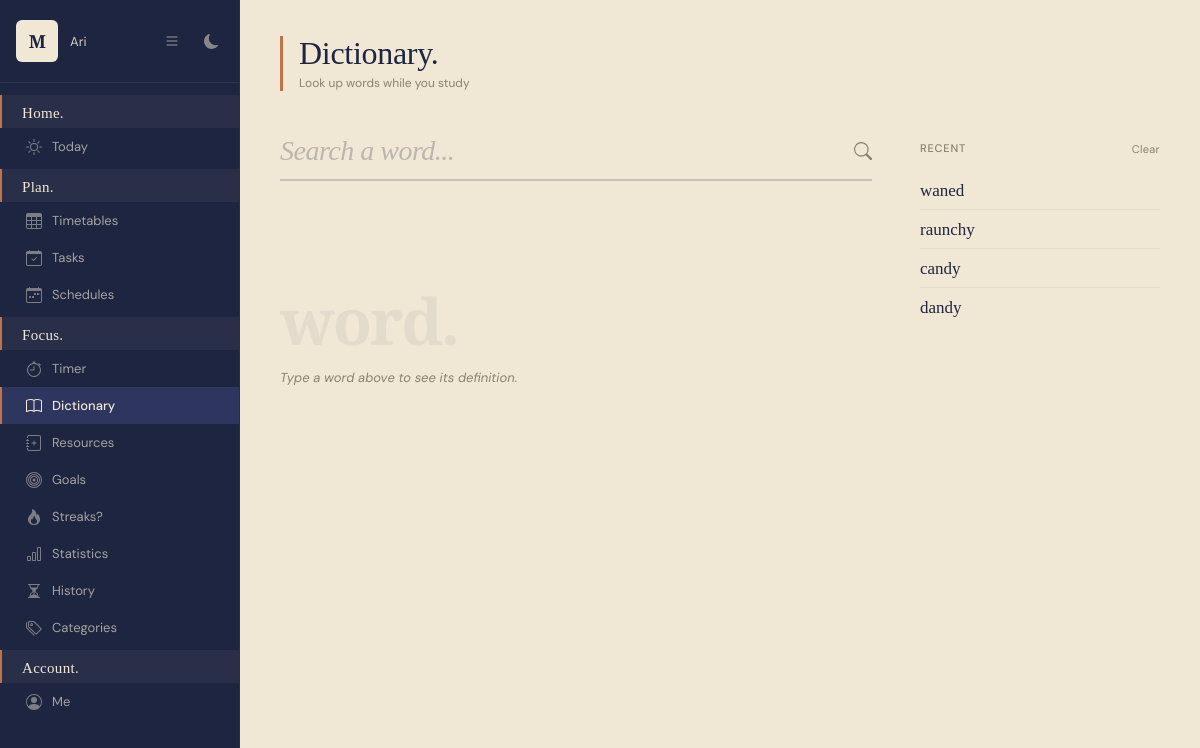
/study/dictionary/ (signed in), run on an earlier commit of the app's database.
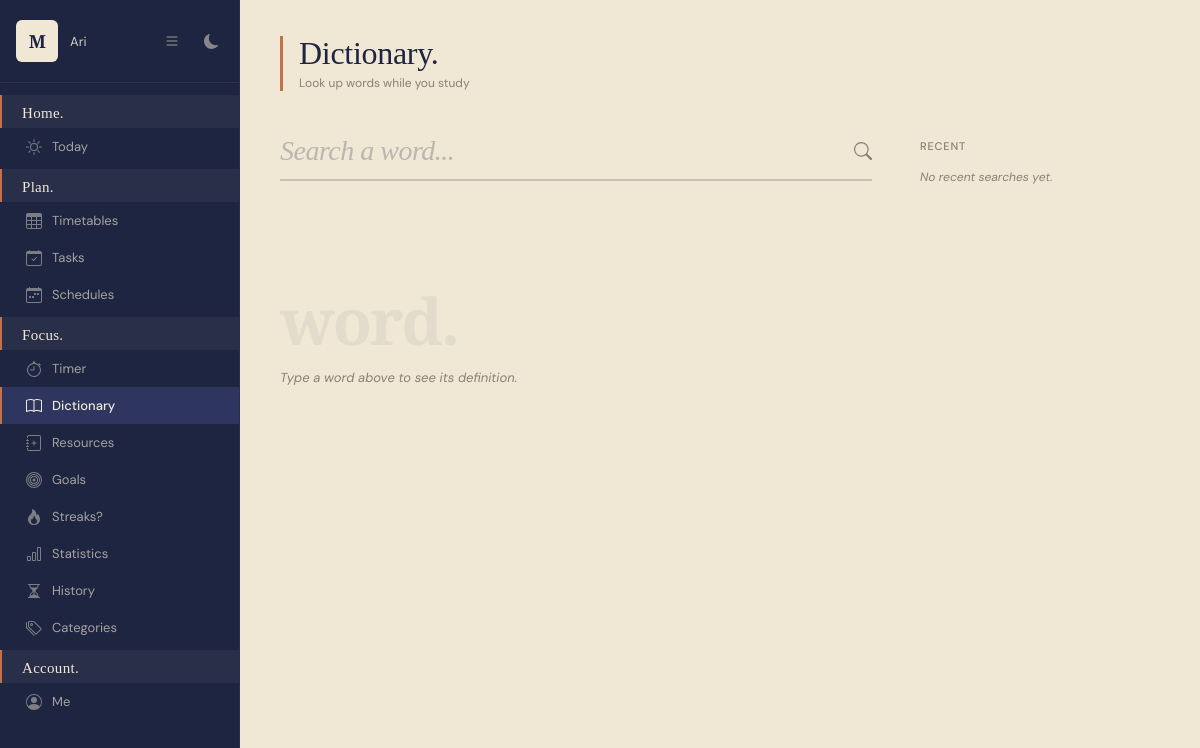
And on a later commit of the database.
### planner/models.py (models this page shows, shortened)
class DictionaryHistory(models.Model):
    user = models.ForeignKey(User, on_delete=models.CASCADE)
    word = models.CharField(max_length=200)
    searched_at = models.DateTimeField(auto_now_add=True)
    class Meta:
        ordering = ['-searched_at']

### planner/views/dictionary.py (the view, shortened to what this page needs)
# urls.py: path('study/dictionary/', views.dictionary, name='dictionary'),
@login_required(login_url='planner:login')
def dictionary(request):
    word = request.GET.get('word', '').strip()
    definition_data = None
    error = None
    recent_words = DictionaryHistory.objects.filter(
        user=request.user
    ).exclude(word__iexact=word)[:10]
    return render(request, 'study/dictionary.html', {
        'definition_data': definition_data,
        'error': error,
        'search_word': word,
        'recent_words': recent_words,
    })

### planner/templates/study/dictionary.html (shortened to what this page needs)
{% extends 'base.html' %}
{% block nav_dictionary %}active{% endblock %}
{% block content %}
    <div class="dict-header">
        <h1>Dictionary.</h1>
        <p>Look up words while you study</p>
    </div>
    <div class="dict-page">
        <div>
            <div class="dict-search-wrap">
                <form method="get" class="dict-search-form">
                    <input
                        type="text"
                        name="word"
                        class="dict-search-input"
                        placeholder="Search a word..."
                        value="{% if not definition_data %}{{ search_word }}{% endif %}"
                        autofocus
                        autocomplete="off">
                    <button type="submit" class="dict-search-btn">
                        <svg xmlns="http://www.w3.org/2000/svg" width="18" height="18" fill="currentColor" viewBox="0 0 16 16">
                            <path d="M11.742 10.344a6.5 6.5 0 1 0-1.397 1.398h-.001q.044.06.098.115l3.85 3.85a1 1 0 0 0 1.415-1.414l-3.85-3.85a1 1 0 0 0-.115-.1zM12 6.5a5.5 5.5 0 1 1-11 0 5.5 5.5 0 0 1 11 0"/>
                        </svg>
                    </button>
                </form>
            </div>
            {% if definition_data %}
            <div class="dict-result">
                <div class="dict-word">{{ definition_data.word }}</div>
                <div class="dict-meta">
                    {% if definition_data.phonetic %}
                        <span class="dict-phonetic">{{ definition_data.phonetic }}</span>
                        <span class="dict-dot"></span>
                    {% endif %}
                    <span class="dict-pos">{{ definition_data.part_of_speech }}</span>
                    <span class="dict-dot"></span>
                    <span class="dict-lang">English</span>
                </div>
                <hr class="dict-divider">
                <p class="dict-definition">{{ definition_data.definition }}</p>
                {% if definition_data.example %}
                <p class="dict-example">"{{ definition_data.example }}"</p>
                {% endif %}
            </div>
            {% elif not error %}
            <div class="dict-empty">
                <div class="dict-empty-word">word.</div>
                <p class="dict-empty-text">Type a word above to see its definition.</p>
            </div>
            {% endif %}
        </div>
        <div class="dict-recent">
            <div class="dict-recent-header">
                <span class="dict-recent-label">Recent</span>
                {% if recent_words %}
                <form method="post" action="{% url 'planner:clear_dictionary_history' %}">
                    <button type="submit" class="dict-clear-btn">Clear</button>
                </form>
                {% endif %}
            </div>
            <div class="dict-recent-list">
                {% if recent_words %}
                    {% for item in recent_words %}
                    <a href="?word={{ item.word }}" class="dict-recent-item">
                        <span class="dict-recent-word">{{ item.word }}</span>
                    </a>
                    {% endfor %}
                {% else %}
                    <p class="dict-recent-empty">No recent searches yet.</p>
                {% endif %}
            </div>
        </div>
    </div>
{% endblock %}

What changed in the data, as far as the page shows it:
removed DictionaryHistory: word "waned"
removed DictionaryHistory: word "raunchy"
removed DictionaryHistory: word "candy"
removed DictionaryHistory: word "dandy"
Also different on the page:
text no longer shown: "Clear"
text now shown: "No recent searches yet."
